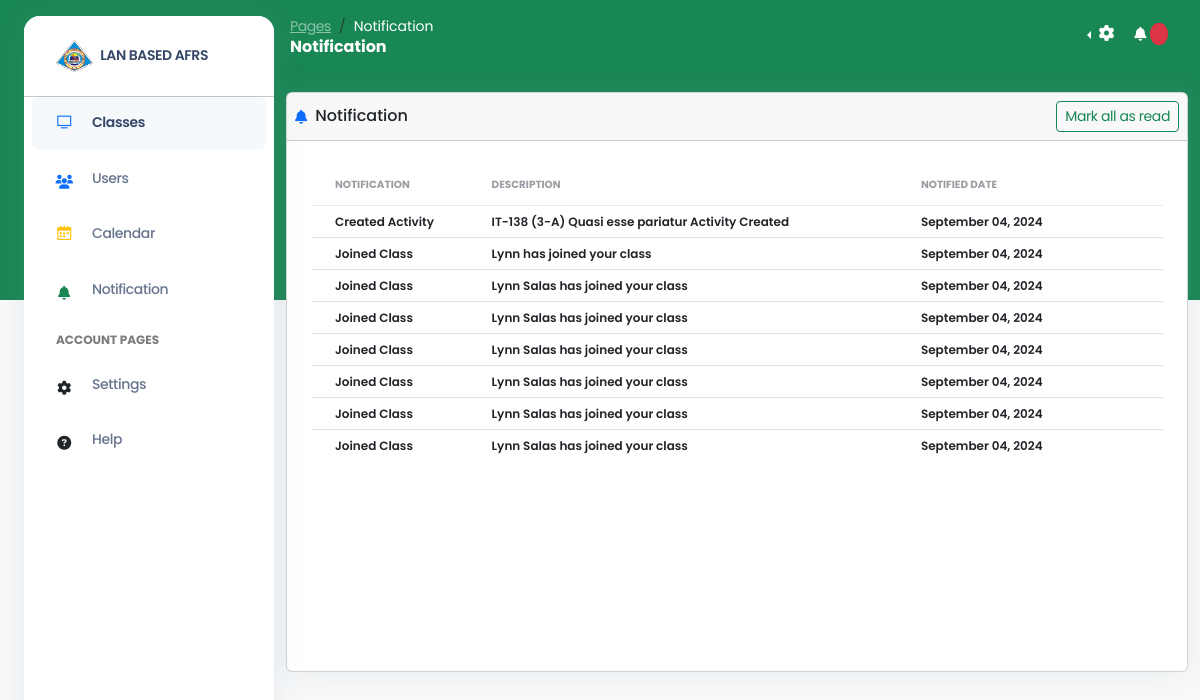
/index.php?page=notification (signed in), run on an earlier commit of the app's database.
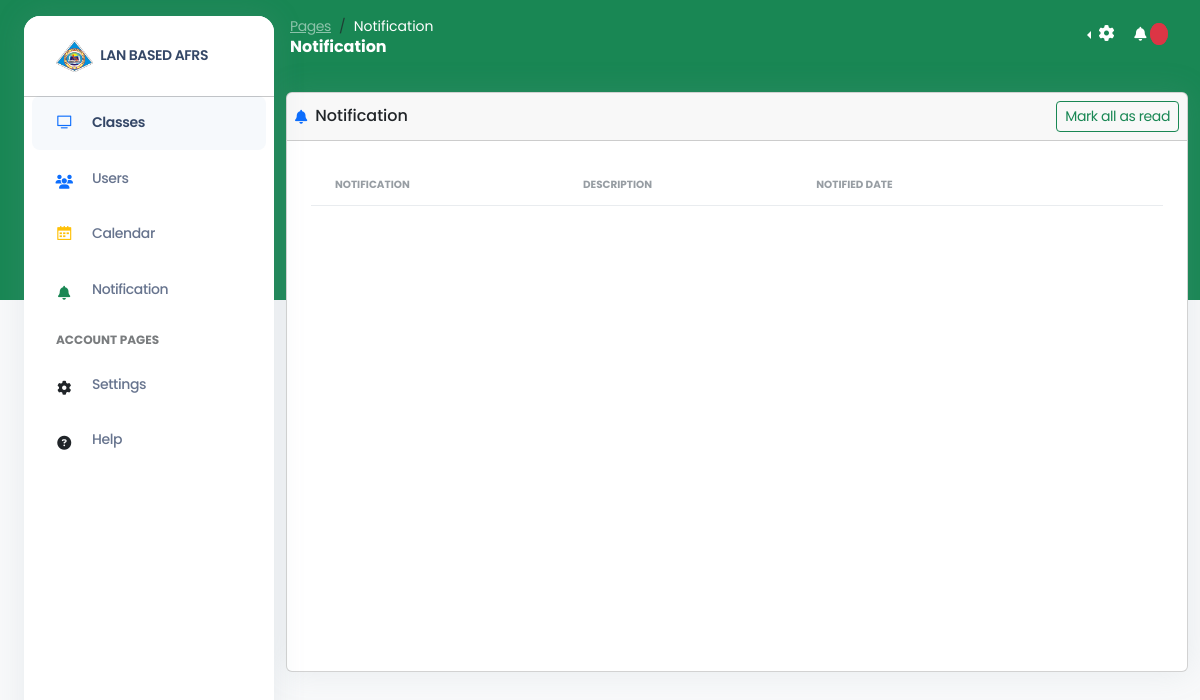
And on a later commit of the database.
### tables this page shows
CREATE TABLE `notifications` (
  `notification_id` int(255) NOT NULL,
  `notification_datetime` datetime DEFAULT NULL,
  `notification_description` longtext DEFAULT NULL,
  `notification_title` varchar(255) DEFAULT NULL,
  `notification_type` varchar(255) DEFAULT NULL,
  `included_id` int(11) DEFAULT NULL,
  `user_id` int(11) DEFAULT NULL,
  `activity_id` int(255) DEFAULT NULL,
  `is_read` int(1) NOT NULL
);

### views/notification.php (the view, shortened to what this page needs)
<?php
function getNotifData()
{
    global $conn;
    $user_id = $_SESSION['user_id'];
    $class_ids = [];
    $sql = "SELECT class_id FROM class_people WHERE user_id = ?";
    if ($stmt = $conn->prepare($sql)) {
        $stmt->bind_param("i", $user_id);
        $stmt->execute();
        $result = $stmt->get_result();
    }
    if (!empty($class_ids)) {
        $placeholders = implode(',', array_fill(0, count($class_ids), '?'));
    } else {
        $placeholders = '';
    }
    if (!empty($placeholders)) {
        $query = "SELECT notifications.*, users.*
                  FROM notifications
                  JOIN users ON users.user_id = notifications.user_id
                  WHERE (users.user_id = ? OR (notifications.included_id IN ($placeholders) AND notifications.notification_type = 'activity'))";
    } else {
        if ($_SESSION['usertype'] == 1) {
            $query = "SELECT notifications.*, users.*
            FROM notifications
            JOIN users ON users.user_id = notifications.user_id
            WHERE users.user_id = ?";
        } else {
            $query = "SELECT notifications.*, users.*
            FROM notifications
            JOIN users ON users.user_id = notifications.user_id";
        }
    }
    if ($stmt = $conn->prepare($query)) {
        if (!empty($placeholders)) {
            $types = str_repeat('i', count($class_ids) + 1);
            $params = array_merge([$user_id], $class_ids);
            $stmt->bind_param($types, ...$params);
        } else if ($_SESSION['usertype'] == 1) {
            $stmt->bind_param('i', $user_id);
        }
        $stmt->execute();
        $result = $stmt->get_result();
        $data = $result->fetch_all(MYSQLI_ASSOC);
        return $data;
    } else {
        echo json_encode(['status' => 'error', 'message' => 'Query preparation failed.']);
    }
}
?>
<div class="container-fluid py-4">
    <div class="row">
        <div class="col-12">
            <div class="card mb-4" style="min-height: 580px;">
                <div class="card-header d-flex p-2  align-items-center justify-content-between">
                    <div class="d-flex justify-content-between align-items-center w-100">
                        <div class="d-flex gap-2 ">
                            <i class="fa fa-bell text-primary text-sm opacity-10"></i>
                            <h6 class="mb-0">Notification</h6>
                        </div>
                        <div>
                            <button data-bs-toggle="modal" data-bs-target="#people" class="btn btn-outline-success btn-sm mb-0">
                                Mark all as read
                            </button>
                        </div>
                    </div>
                </div>
                <div class="card-body">
                    <table class="table align-items-center mb-0 table-data">
                        <thead>
                            <tr>
                                <th class="text-uppercase text-secondary text-xxs font-weight-bolder opacity-7">Notification</th>
                                <th class="text-uppercase text-secondary text-xxs font-weight-bolder opacity-7 ps-2">Description</th>
                                <th class="text-uppercase text-secondary text-xxs font-weight-bolder opacity-7">Notified Date</th>
                                <th class="text-secondary opacity-7"></th>
                            </tr>
                        </thead>
                        <tbody>
                            <?php
                            $notification = getNotifData();
                            ?>
                            <?php foreach ($notification as $notif): ?>
                                <tr>
                                    <td>
                                        <p class="text-xs font-weight-bold mb-0 ps-3"><?= $notif['notification_title'] ?></p>
                                    </td>
                                    <td>
                                        <p class="text-xs font-weight-bold mb-0"><?= $notif['notification_description'] ?></p>
                                    </td>
                                    <td>
                                        <p class="text-xs font-weight-bold mb-0 ps-3"><?= date('F d, Y', strtotime($notif['notification_datetime'])) ?></p>
                                    </td>
                                    <td>
                                    </td>
                                </tr>
                            <?php endforeach; ?>
                        </tbody>
                    </table>
                </div>
            </div>
        </div>
    </div>
</div>

What changed in the data, as far as the page shows it:
removed notifications: notification_title "Created Activity", notification_description "IT-138 (3-A) Quasi esse pariatur Activity Created", notification_datetime "September 04, 2024"
removed notifications: notification_title "Joined Class", notification_description "Lynn has joined your class", notification_datetime "September 04, 2024"
removed notifications: notification_title "Joined Class", notification_description "Lynn Salas has joined your class", notification_datetime "September 04, 2024"
removed notifications: notification_title "Joined Class", notification_description "Lynn Salas has joined your class", notification_datetime "September 04, 2024"
removed notifications: notification_title "Joined Class", notification_description "Lynn Salas has joined your class", notification_datetime "September 04, 2024"
removed notifications: notification_title "Joined Class", notification_description "Lynn Salas has joined your class", notification_datetime "September 04, 2024"
removed notifications: notification_title "Joined Class", notification_description "Lynn Salas has joined your class", notification_datetime "September 04, 2024"
removed notifications: notification_title "Joined Class", notification_description "Lynn Salas has joined your class", notification_datetime "September 04, 2024"
